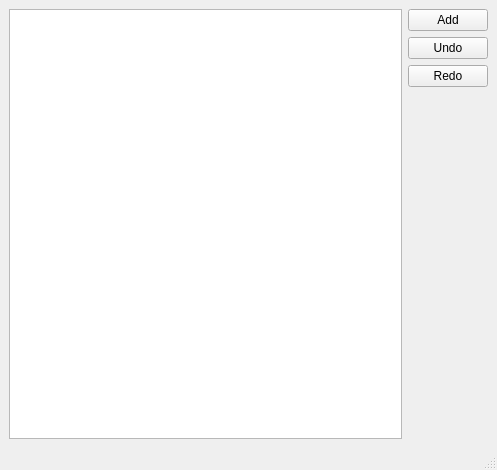
<?xml version="1.0" encoding="UTF-8"?>
<ui version="4.0">
 <class>MainWindow</class>
 <widget class="QMainWindow" name="MainWindow">
  <property name="geometry">
   <rect>
    <x>0</x>
    <y>0</y>
    <width>497</width>
    <height>470</height>
   </rect>
  </property>
  <property name="windowTitle">
   <string>MainWindow</string>
  </property>
  <widget class="QWidget" name="centralwidget">
   <layout class="QHBoxLayout" name="horizontalLayout">
    <item>
     <widget class="PlcListView" name="listView_plc"/>
    </item>
    <item>
     <layout class="QVBoxLayout" name="verticalLayout">
      <item>
       <widget class="QPushButton" name="btn_add">
        <property name="text">
         <string>Add</string>
        </property>
       </widget>
      </item>
      <item>
       <widget class="QPushButton" name="btn_undo">
        <property name="text">
         <string>Undo</string>
        </property>
       </widget>
      </item>
      <item>
       <widget class="QPushButton" name="btn_redo">
        <property name="text">
         <string>Redo</string>
        </property>
       </widget>
      </item>
      <item>
       <spacer name="verticalSpacer">
        <property name="orientation">
         <enum>Qt::Orientation::Vertical</enum>
        </property>
        <property name="sizeHint" stdset="0">
         <size>
          <width>20</width>
          <height>40</height>
         </size>
        </property>
       </spacer>
      </item>
     </layout>
    </item>
   </layout>
  </widget>
  <widget class="QMenuBar" name="menubar">
   <property name="geometry">
    <rect>
     <x>0</x>
     <y>0</y>
     <width>497</width>
     <height>21</height>
    </rect>
   </property>
  </widget>
  <widget class="QStatusBar" name="statusbar"/>
 </widget>
 <customwidgets>
  <customwidget>
   <class>PlcListView</class>
   <extends>QListView</extends>
   <header location="global">plc_list_view.h</header>
  </customwidget>
 </customwidgets>
 <resources/>
 <connections/>
</ui>
